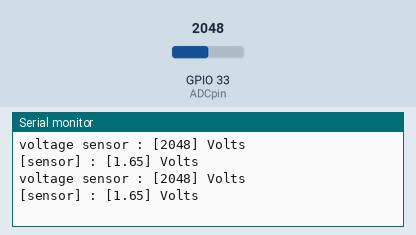
This sketch was run on a simulated ESP32. On the bench: the last lines printed to the serial monitor. Inputs (shaded band) come from the test bench; at power-on: GPIO 33 (ADCpin) = 2048.

Above: at 1.8 s.
1.9 s: GPIO 33 (ADCpin) set to 2866
At 2.4 s:
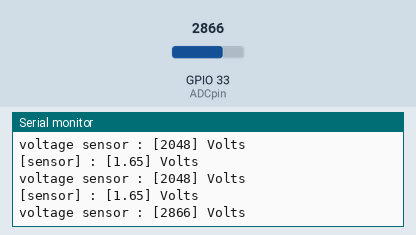
3.4 s: GPIO 33 (ADCpin) set to 3603
At 3.9 s:
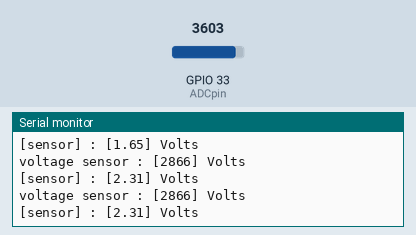
Timing chart, 0 to 6.4 s (numbered marks = the images above; inputs shaded):
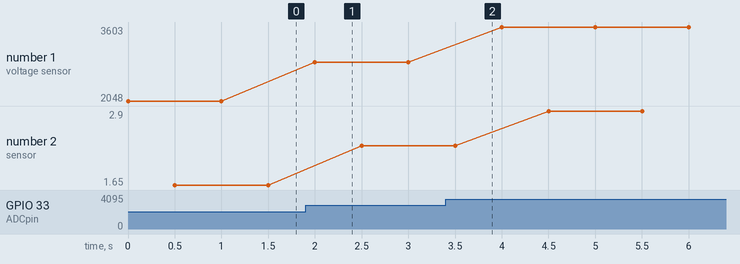

The sketch:

sketch_oct15b.ino
```cpp
#define ADCpin 33

// coefficient of linear calibraton สัมประสิทธิ์ของการปรับเทียบแบบเส้นตรง
float alpha = 5.1841;
float beta = 0.4662;

// coefficient of polynomial calibration สัมประสิทธิ์ของการปรับเทียบแบบพหุนาม
float alpha_poly = -0.2663;
float beta_poly = 5.6623;
float gamma_poly = 0.3505;


void setup() {
  Serial.begin(9600);
  analogSetWidth(12);  // Define width of bit each
  analogSetAttenuation(ADC_11db);
  pinMode(ADCpin, INPUT);
}

void loop() {

  // // ADC value from voltage sensor
   int analog_voltage_value = analogRead(ADCpin);
  Serial.print("voltage sensor : [");
  Serial.print(analog_voltage_value);
  Serial.println("] Volts");
  delay(500);

// Calculate a Voltage from ADC
  float vout = (analog_voltage_value * 3.3) / (float)(1 << 12);
  Serial.print("[sensor] : [");
  Serial.print(vout);
  Serial.println("] Volts");
  delay(500);


  // //Linear Calibration voltage sensor [ax+b]
  // float voutcali = (alpha * vout) + beta;
  // Serial.print("[linear calibrate sensor] : [");
  // Serial.print(voutcali);
  // Serial.println("] Volts");
  // delay(500);

  // // Polynomial Calibration voltage sensor [ax^2+bx+c]
  // float voutcalipoly = (alpha_poly*(pow(vout,2)))+(beta_poly*vout)+gamma_poly;
  // Serial.print("[polynomial calibrate sensor] : [");
  // Serial.print(voutcalipoly);
  // Serial.println("] Volts");
  // delay(500);
}
```

Measured:
- after the input at 1.9 s, the serial monitor: prints a new line after 0.10 s (image 1)
- plotted number 1: 2048 → 2866 after the input at 1.9 s, 2866 → 3603 after the input at 3.4 s
- plotted number 2: 1.65 → 2.31 after the input at 1.9 s, 2.31 → 2.9 after the input at 3.4 s
